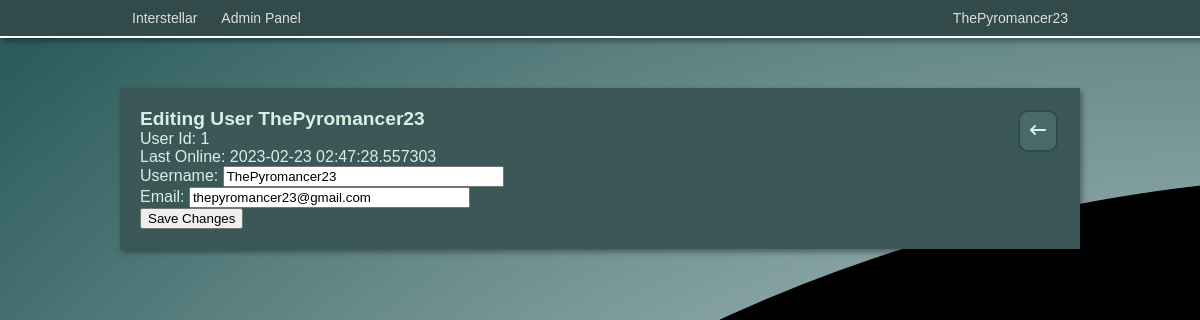
Before: /admin/edit_user?id=1 (signed in) with the older database file.
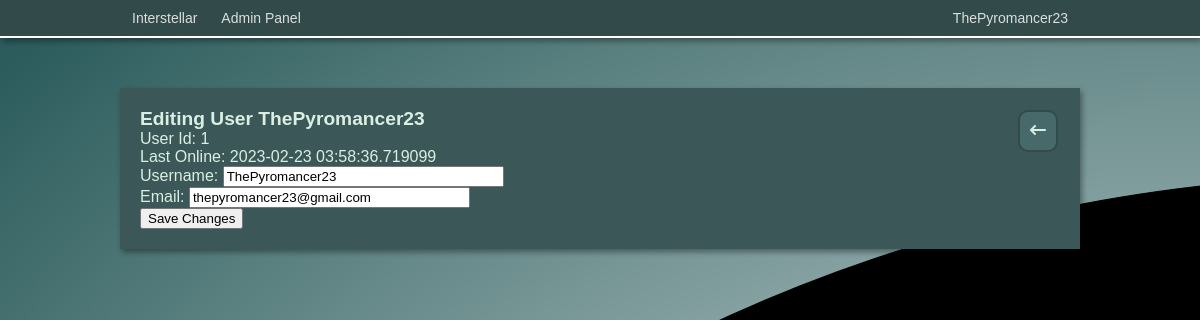
After: the same page with the newer database file.
### app/models.py (models this page shows, shortened)
class User(UserMixin, db.Model):
    id = db.Column(db.Integer, primary_key=True)
    username = db.Column(db.String(64), index=True, unique=True)
    email = db.Column(db.String(120), index=True, unique=True)
    password_hash = db.Column(db.String(128))
    privilege_level = db.Column(db.Integer, default=1)
    last_online = db.Column(db.DateTime, default=datetime.utcnow)
    created_storylets = db.relationship('Storylet', backref='author', lazy='dynamic')

### app/admin/routes.py (the view)
@bp.route('/edit_user', methods=['GET', 'POST'])
@login_required
def edit_user():
    if current_user.privilege_level > 1:
        id = request.args.get('id', type=int)
        user = db.session.query(User).get(id)
        form = EditUserForm(user.username, user.email)
        if form.validate_on_submit():
            user.username = form.username.data
            user.email = form.email.data
            user.privilege_level = form.privilege_level.data
            db.session.commit()
            flash('Your changes have been saved.')
            return redirect(url_for('admin.edit_user', id=user.id))
        elif request.method == 'GET':
            form.username.data = user.username
            form.email.data = user.email
            form.privilege_level.data = user.privilege_level
        return render_template('edit_user.html', user=user, form=form)
    else:
        return redirect(url_for('index'))

### app/admin/forms.py (shortened to what this page needs)
class EditUserForm(FlaskForm):
    username = StringField('Username', validators=[DataRequired()])
    email = StringField('Email', validators=[DataRequired(), Email()])
    privilege_level = IntegerField('Privilege_Level', validators=[DataRequired(), NumberRange(1, 2, "Integer must be 1 or 2.")])
    submit = SubmitField('Save Changes')
    def __init__(self, o_username, o_email, *args, **kwargs):
        self.o_username = o_username
        self.o_email = o_email
        super(EditUserForm, self).__init__(*args, **kwargs)

### app/models.py (called while the page is built)
@login.user_loader
def load_user(id):
    return User.query.get(int(id))

### app/routes.py (called while the page is built)
@app.before_request
def before_request():
    if current_user.is_authenticated:
        current_user.last_online = datetime.utcnow()
        db.session.commit()

### app/admin/templates/edit_user.html (shortened to what this page needs)
<!DOCTYPE html>
<html>
<head>
    <link rel="stylesheet" href="{{ url_for('admin.static', filename='css/admin.css') }}">
</head>
<body>
    {% include 'navbar.html' %}
    <div class="pageblock"></div>
    <div style="width: 960px; margin: auto;">
        <div style="padding: 20px;" class="game boxshadow">
            <a class="adm-btn-link" href="{{ url_for('admin.users', pagenum=1) }}"><div><i class="fa-solid fa-arrow-left-long"></i></div></a>
            <h2>Editing User {{ user.username }}</h2>
            <p>User Id: {{ user.id }}</p>
            <p>Last Online: {{ user.last_online }}</p>
            <form action="{{ url_for('admin.edit_user') + '?id=' + user.id|string }}" method="post">
                <p>{{ form.username.label }}: {{ form.username(size=32) }}</p>
                <p>{{ form.email.label }}: {{ form.email(size=32) }}</p>
                <p>{{ form.submit() }}</p>
            </form>
        </div>
    </div>
</body>
</html>

### app/templates/navbar.html (shortened to what this page needs)
<div class="navbar boxshadow">
    <div class="navbar-inner">
        <a class="nav-link" href="{{ url_for('index') }}">Interstellar</a>
        {% if current_user.is_authenticated %}
            <div class="dropdown-container">
                <div class="ddbtn nav-link">{{current_user.username}}</div>
                </div>
            </div>
            {% if current_user.privilege_level > 1 %}
            <div style="float: left;" class="dropdown-container">
                <a href="{{ url_for('admin.admin') }}"><div class="ddbtn nav-link">Admin Panel</div></a>
                </div>
            </div>
            {% endif %}
        {% endif %}

Changed rows visible on the page:
changed User "ThePyromancer23": last_online "2023-02-23 02:47:28.557303" → "2023-02-23 03:58:36.719099"
